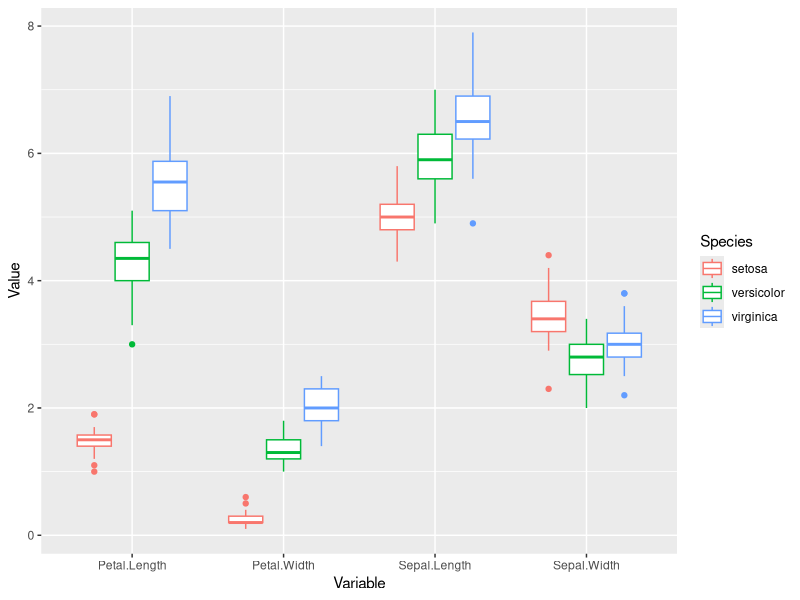
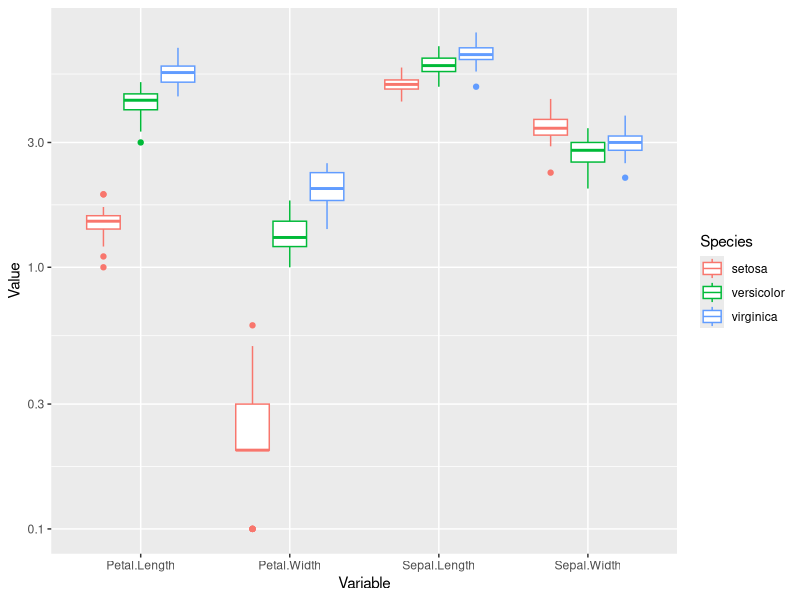
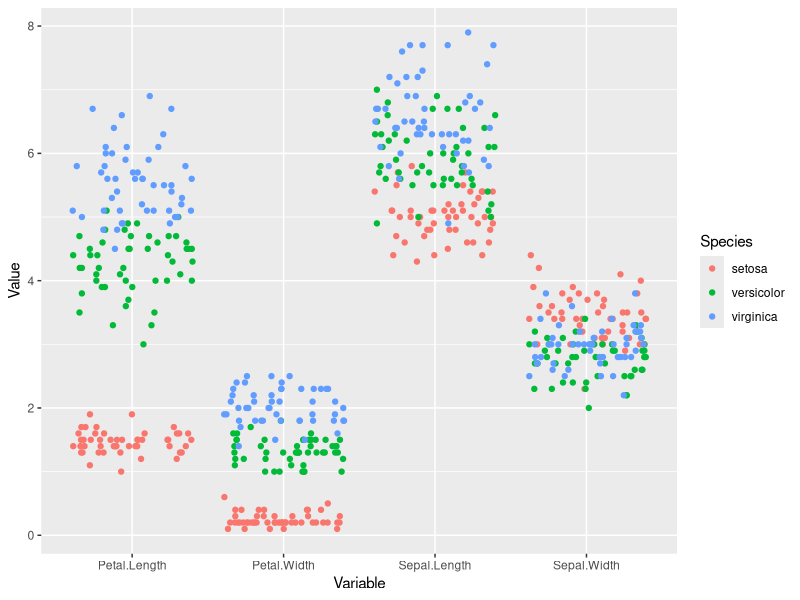
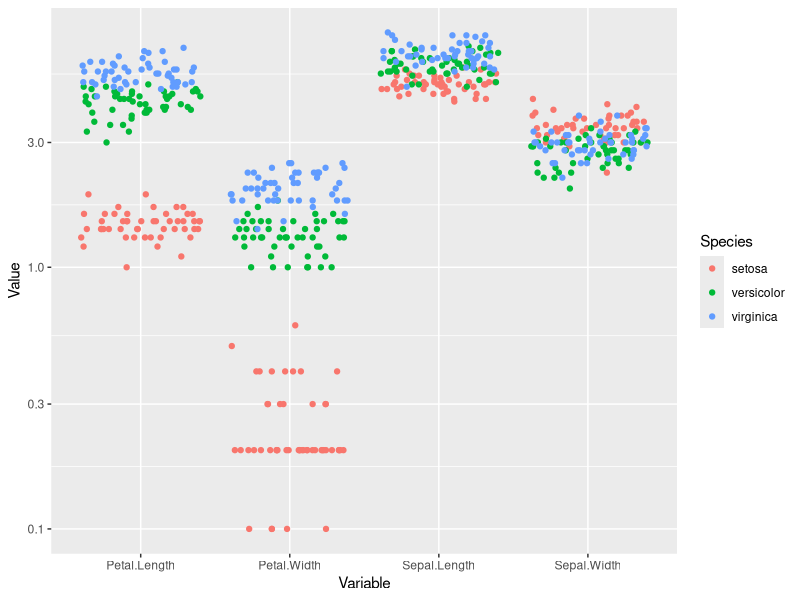
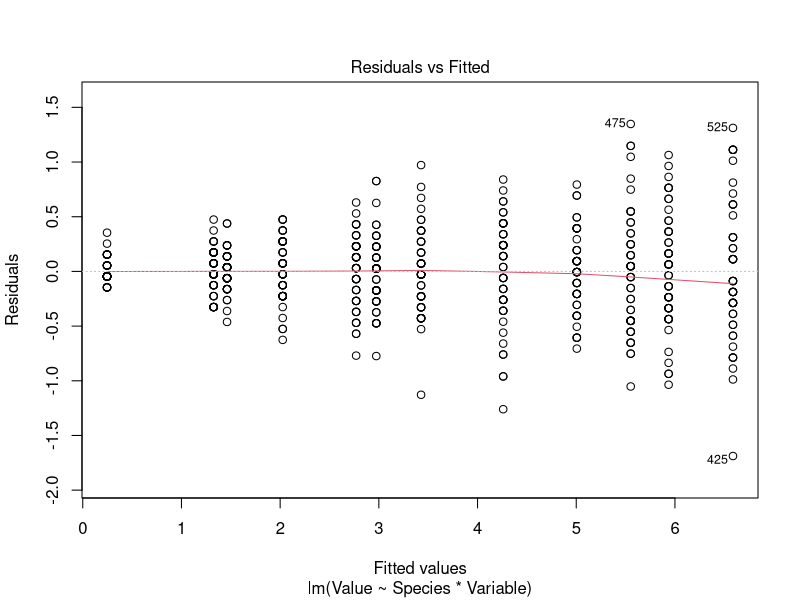
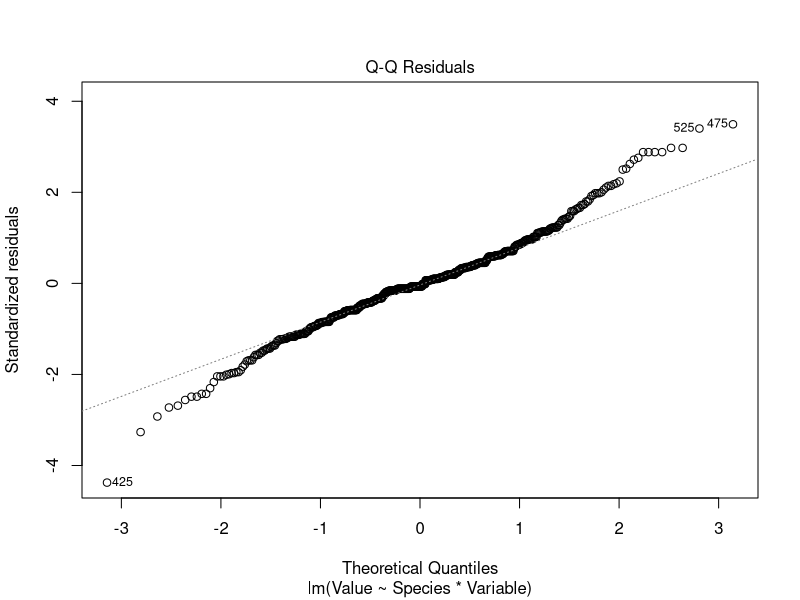
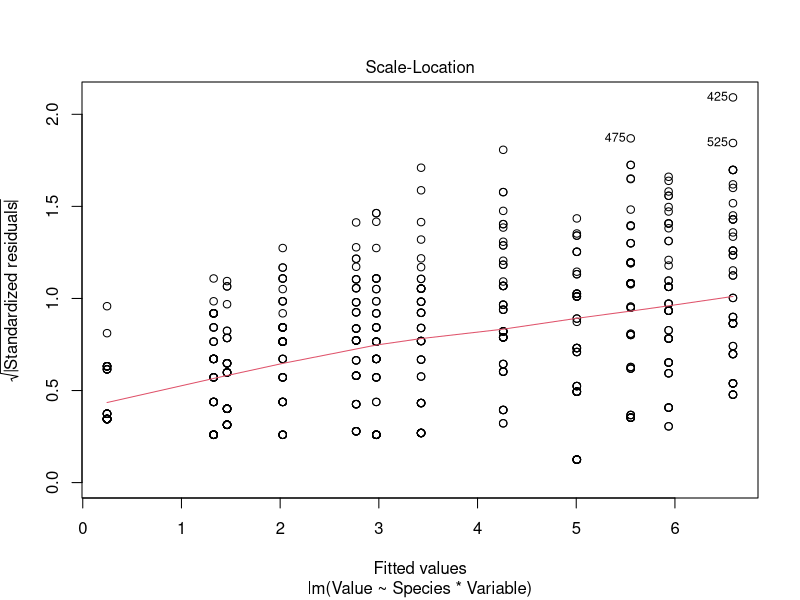
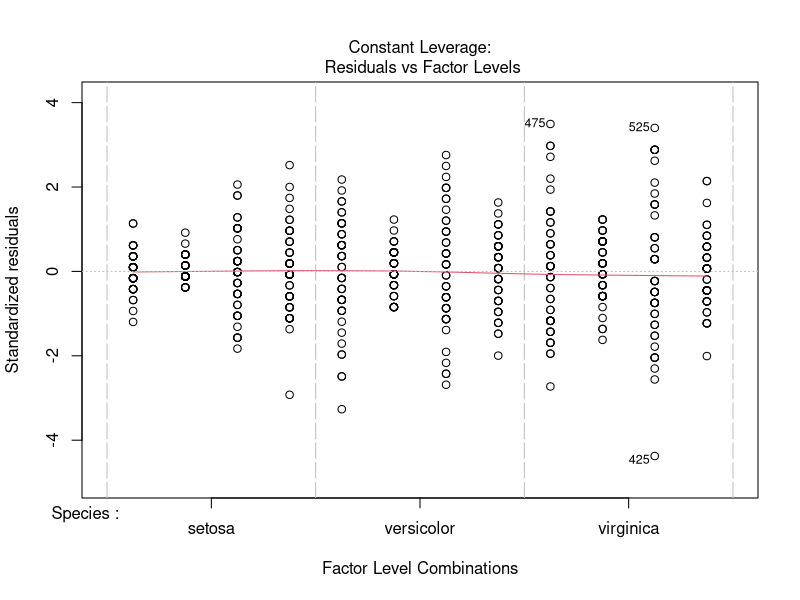

Here is the R script that generated these plots, in order:
## ---- chunk 1
#| label: init
#| message: false
library('tidyverse')
## ---- chunk 2
iris_long <- iris |> 
  pivot_longer(cols = -Species, 
               names_to = 'Variable', 
               values_to = 'Value')

iris_long |> 
  ggplot(aes(Variable, Value, color = Species)) + 
  geom_boxplot()

last_plot() + scale_y_log10() 

iris_long |> 
  ggplot(aes(Variable, Value, color = Species)) + 
  geom_jitter(height = 0)

last_plot() + scale_y_log10() 
## ---- chunk 3
fitted_model <- 
  lm(Value ~ Species * Variable, 
     data = iris_long)
anova(fitted_model)
plot(fitted_model)

fitted_model <- 
  lm(log(Value) ~ Species * Variable, 
     data = iris_long)
anova(fitted_model)
plot(fitted_model)
